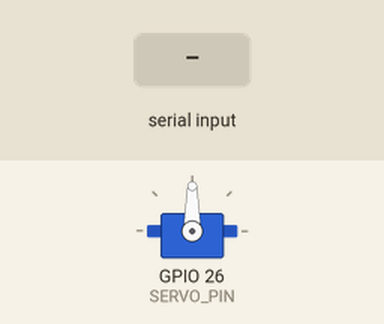
The sketch below on a simulated ESP32. On the bench: servo. The test bench sets the inputs (shaded band).

Above: at 1.2 s.
1.3 s: "30,150\n" received over Serial
At 2.5 s:
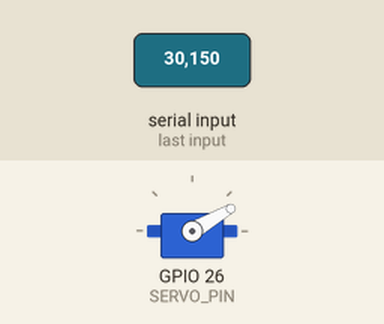
2.8 s: "5\n" received over Serial
At 3.8 s:
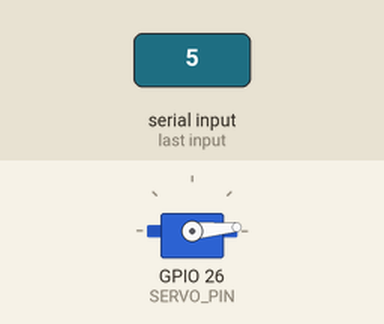
4.3 s: "200\n" received over Serial
At 4.9 s:
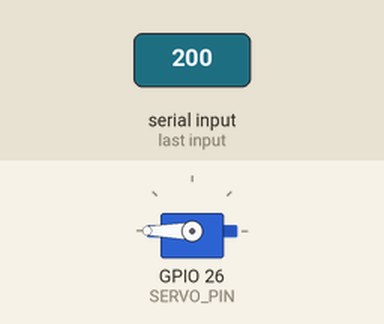
5.8 s: "90,45\n" received over Serial
At 7.2 s:
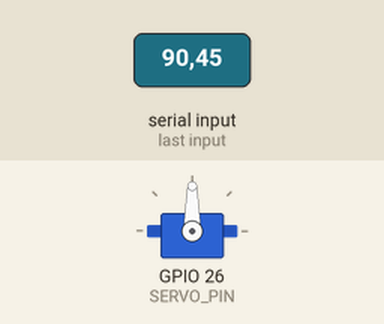
Timing chart, 0 to 8.3 s (numbered marks = the images above; inputs shaded):
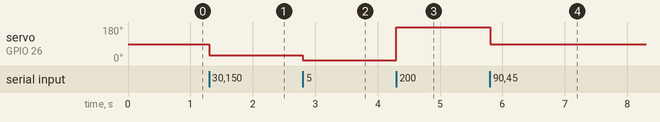

Measured:
- after the input at 1.3 s, servo on GPIO 26 (SERVO_PIN): 90° → 30° at once
- after the input at 2.8 s, servo on GPIO 26 (SERVO_PIN): 30° → 5° at once
- after the input at 4.3 s, servo on GPIO 26 (SERVO_PIN): 5° → 180° at once
- after the input at 5.8 s, servo on GPIO 26 (SERVO_PIN): 180° → 90° at once

The sketch:

mover_n_grados.ino
```cpp
#include <Servo.h>

#define SERVO_PIN 26 // ESP32 pin GPIO26 connected to servo motor

Servo servoMotor;
int currentPos = 20;

void setup() {
  Serial.begin(115200);  // initialize serial communication
  servoMotor.attach(SERVO_PIN);  // attaches the servo on ESP32 pin
}

void loop() {
  if (Serial.available() > 0) {
    // If there is data available on the serial port
    String input = Serial.readStringUntil('\n'); // Read the entire line until newline

    // Convert the string to an integer
    int newPos = input.toInt();

    // Ensure that the angle is within valid servo range (0 to 180)
    newPos = constrain(newPos, 0, 180);

    // Move the servo to the specified angle if it's different from the current position
    if (newPos != currentPos) {
      servoMotor.write(newPos);
      currentPos = newPos; // Update the current position
    }

    // Wait for the servo to reach the position
    delay(15);
  }
}
```
